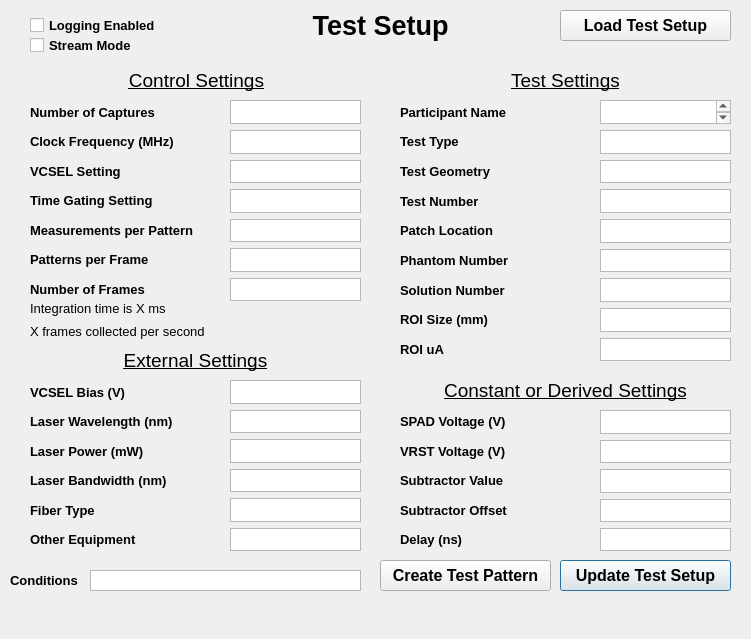
<?xml version="1.0" encoding="UTF-8"?>
<ui version="4.0">
 <class>Dialog</class>
 <widget class="QDialog" name="Dialog">
  <property name="windowModality">
   <enum>Qt::WindowModal</enum>
  </property>
  <property name="geometry">
   <rect>
    <x>0</x>
    <y>0</y>
    <width>751</width>
    <height>639</height>
   </rect>
  </property>
  <property name="windowTitle">
   <string>Dialog</string>
  </property>
  <widget class="QLabel" name="testSetupLabel">
   <property name="geometry">
    <rect>
     <x>30</x>
     <y>0</y>
     <width>701</width>
     <height>51</height>
    </rect>
   </property>
   <property name="font">
    <font>
     <pointsize>20</pointsize>
     <weight>75</weight>
     <bold>true</bold>
    </font>
   </property>
   <property name="text">
    <string>Test Setup</string>
   </property>
   <property name="alignment">
    <set>Qt::AlignCenter</set>
   </property>
  </widget>
  <widget class="QLabel" name="conditionsLabel">
   <property name="geometry">
    <rect>
     <x>10</x>
     <y>570</y>
     <width>151</width>
     <height>21</height>
    </rect>
   </property>
   <property name="font">
    <font>
     <pointsize>10</pointsize>
     <weight>75</weight>
     <bold>true</bold>
    </font>
   </property>
   <property name="text">
    <string>Conditions</string>
   </property>
  </widget>
  <widget class="QPlainTextEdit" name="conditionsTextEdit">
   <property name="geometry">
    <rect>
     <x>90</x>
     <y>570</y>
     <width>271</width>
     <height>21</height>
    </rect>
   </property>
   <property name="font">
    <font>
     <pointsize>10</pointsize>
    </font>
   </property>
   <property name="verticalScrollBarPolicy">
    <enum>Qt::ScrollBarAlwaysOff</enum>
   </property>
  </widget>
  <widget class="QLabel" name="controlSettingsLabel">
   <property name="geometry">
    <rect>
     <x>46</x>
     <y>70</y>
     <width>301</width>
     <height>21</height>
    </rect>
   </property>
   <property name="font">
    <font>
     <pointsize>14</pointsize>
     <underline>true</underline>
    </font>
   </property>
   <property name="text">
    <string>Control Settings</string>
   </property>
   <property name="alignment">
    <set>Qt::AlignCenter</set>
   </property>
  </widget>
  <widget class="QLabel" name="externalSettingsLabel">
   <property name="geometry">
    <rect>
     <x>40</x>
     <y>350</y>
     <width>311</width>
     <height>21</height>
    </rect>
   </property>
   <property name="font">
    <font>
     <pointsize>14</pointsize>
     <underline>true</underline>
    </font>
   </property>
   <property name="text">
    <string>External Settings</string>
   </property>
   <property name="alignment">
    <set>Qt::AlignCenter</set>
   </property>
  </widget>
  <widget class="QWidget" name="layoutWidget">
   <property name="geometry">
    <rect>
     <x>30</x>
     <y>380</y>
     <width>191</width>
     <height>171</height>
    </rect>
   </property>
   <layout class="QVBoxLayout" name="verticalLayout_3">
    <item>
     <widget class="QLabel" name="VCSELBiasLabel">
      <property name="font">
       <font>
        <pointsize>10</pointsize>
        <weight>75</weight>
        <bold>true</bold>
       </font>
      </property>
      <property name="frameShape">
       <enum>QFrame::NoFrame</enum>
      </property>
      <property name="text">
       <string>VCSEL Bias (V)</string>
      </property>
     </widget>
    </item>
    <item>
     <widget class="QLabel" name="laserWavelengthLabel">
      <property name="font">
       <font>
        <pointsize>10</pointsize>
        <weight>75</weight>
        <bold>true</bold>
       </font>
      </property>
      <property name="text">
       <string>Laser Wavelength (nm)</string>
      </property>
     </widget>
    </item>
    <item>
     <widget class="QLabel" name="laserPowerLabel">
      <property name="font">
       <font>
        <pointsize>10</pointsize>
        <weight>75</weight>
        <bold>true</bold>
       </font>
      </property>
      <property name="text">
       <string>Laser Power (mW)</string>
      </property>
     </widget>
    </item>
    <item>
     <widget class="QLabel" name="laserBandwidthLabel">
      <property name="font">
       <font>
        <pointsize>10</pointsize>
        <weight>75</weight>
        <bold>true</bold>
       </font>
      </property>
      <property name="text">
       <string>Laser Bandwidth (nm)</string>
      </property>
     </widget>
    </item>
    <item>
     <widget class="QLabel" name="fiberTypeLabel">
      <property name="font">
       <font>
        <pointsize>10</pointsize>
        <weight>75</weight>
        <bold>true</bold>
       </font>
      </property>
      <property name="text">
       <string>Fiber Type</string>
      </property>
     </widget>
    </item>
    <item>
     <widget class="QLabel" name="otherEquipmentLabel">
      <property name="font">
       <font>
        <pointsize>10</pointsize>
        <weight>75</weight>
        <bold>true</bold>
       </font>
      </property>
      <property name="text">
       <string>Other Equipment</string>
      </property>
     </widget>
    </item>
   </layout>
  </widget>
  <widget class="QWidget" name="layoutWidget_2">
   <property name="geometry">
    <rect>
     <x>230</x>
     <y>380</y>
     <width>131</width>
     <height>171</height>
    </rect>
   </property>
   <layout class="QVBoxLayout" name="verticalLayout_5">
    <item>
     <widget class="QPlainTextEdit" name="VCSELBiasTextEdit">
      <property name="font">
       <font>
        <pointsize>10</pointsize>
       </font>
      </property>
      <property name="verticalScrollBarPolicy">
       <enum>Qt::ScrollBarAlwaysOff</enum>
      </property>
     </widget>
    </item>
    <item>
     <widget class="QPlainTextEdit" name="laserWavelengthTextEdit">
      <property name="font">
       <font>
        <pointsize>10</pointsize>
       </font>
      </property>
      <property name="verticalScrollBarPolicy">
       <enum>Qt::ScrollBarAlwaysOff</enum>
      </property>
     </widget>
    </item>
    <item>
     <widget class="QPlainTextEdit" name="laserPowerTextEdit">
      <property name="font">
       <font>
        <pointsize>10</pointsize>
       </font>
      </property>
      <property name="verticalScrollBarPolicy">
       <enum>Qt::ScrollBarAlwaysOff</enum>
      </property>
     </widget>
    </item>
    <item>
     <widget class="QPlainTextEdit" name="laserBandwidthTextEdit">
      <property name="font">
       <font>
        <pointsize>10</pointsize>
       </font>
      </property>
      <property name="verticalScrollBarPolicy">
       <enum>Qt::ScrollBarAlwaysOff</enum>
      </property>
     </widget>
    </item>
    <item>
     <widget class="QPlainTextEdit" name="fiberTypeTextEdit">
      <property name="font">
       <font>
        <pointsize>10</pointsize>
       </font>
      </property>
      <property name="verticalScrollBarPolicy">
       <enum>Qt::ScrollBarAlwaysOff</enum>
      </property>
     </widget>
    </item>
    <item>
     <widget class="QPlainTextEdit" name="otherEquipmentTextEdit">
      <property name="font">
       <font>
        <pointsize>10</pointsize>
       </font>
      </property>
      <property name="verticalScrollBarPolicy">
       <enum>Qt::ScrollBarAlwaysOff</enum>
      </property>
     </widget>
    </item>
   </layout>
  </widget>
  <widget class="QLabel" name="testSettingsLabel">
   <property name="geometry">
    <rect>
     <x>410</x>
     <y>70</y>
     <width>311</width>
     <height>21</height>
    </rect>
   </property>
   <property name="font">
    <font>
     <pointsize>14</pointsize>
     <underline>true</underline>
    </font>
   </property>
   <property name="text">
    <string>Test Settings</string>
   </property>
   <property name="alignment">
    <set>Qt::AlignCenter</set>
   </property>
  </widget>
  <widget class="QWidget" name="layoutWidget_3">
   <property name="geometry">
    <rect>
     <x>400</x>
     <y>100</y>
     <width>191</width>
     <height>261</height>
    </rect>
   </property>
   <layout class="QVBoxLayout" name="verticalLayout_6">
    <item>
     <widget class="QLabel" name="participantNameLabel">
      <property name="font">
       <font>
        <pointsize>10</pointsize>
        <weight>75</weight>
        <bold>true</bold>
       </font>
      </property>
      <property name="frameShape">
       <enum>QFrame::NoFrame</enum>
      </property>
      <property name="text">
       <string>Participant Name</string>
      </property>
     </widget>
    </item>
    <item>
     <widget class="QLabel" name="testTypeLabel">
      <property name="font">
       <font>
        <pointsize>10</pointsize>
        <weight>75</weight>
        <bold>true</bold>
       </font>
      </property>
      <property name="text">
       <string>Test Type</string>
      </property>
     </widget>
    </item>
    <item>
     <widget class="QLabel" name="testGeometryLabel">
      <property name="font">
       <font>
        <pointsize>10</pointsize>
        <weight>75</weight>
        <bold>true</bold>
       </font>
      </property>
      <property name="text">
       <string>Test Geometry</string>
      </property>
     </widget>
    </item>
    <item>
     <widget class="QLabel" name="testNumberLabel">
      <property name="font">
       <font>
        <pointsize>10</pointsize>
        <weight>75</weight>
        <bold>true</bold>
       </font>
      </property>
      <property name="text">
       <string>Test Number</string>
      </property>
     </widget>
    </item>
    <item>
     <widget class="QLabel" name="patchLocationLabel">
      <property name="font">
       <font>
        <pointsize>10</pointsize>
        <weight>75</weight>
        <bold>true</bold>
       </font>
      </property>
      <property name="text">
       <string>Patch Location</string>
      </property>
     </widget>
    </item>
    <item>
     <widget class="QLabel" name="phantomLabel">
      <property name="font">
       <font>
        <pointsize>10</pointsize>
        <weight>75</weight>
        <bold>true</bold>
       </font>
      </property>
      <property name="text">
       <string>Phantom Number</string>
      </property>
     </widget>
    </item>
    <item>
     <widget class="QLabel" name="solutionLabel">
      <property name="font">
       <font>
        <pointsize>10</pointsize>
        <weight>75</weight>
        <bold>true</bold>
       </font>
      </property>
      <property name="text">
       <string>Solution Number</string>
      </property>
     </widget>
    </item>
    <item>
     <widget class="QLabel" name="ROISizeLabel">
      <property name="font">
       <font>
        <pointsize>10</pointsize>
        <weight>75</weight>
        <bold>true</bold>
       </font>
      </property>
      <property name="text">
       <string>ROI Size (mm)</string>
      </property>
     </widget>
    </item>
    <item>
     <widget class="QLabel" name="ROIuaLabel">
      <property name="font">
       <font>
        <pointsize>10</pointsize>
        <weight>75</weight>
        <bold>true</bold>
       </font>
      </property>
      <property name="text">
       <string>ROI uA</string>
      </property>
     </widget>
    </item>
   </layout>
  </widget>
  <widget class="QWidget" name="layoutWidget_4">
   <property name="geometry">
    <rect>
     <x>600</x>
     <y>100</y>
     <width>131</width>
     <height>261</height>
    </rect>
   </property>
   <layout class="QVBoxLayout" name="verticalLayout_7">
    <item>
     <widget class="QPlainTextEdit" name="participantNameTextEdit">
      <property name="sizePolicy">
       <sizepolicy hsizetype="Preferred" vsizetype="Preferred">
        <horstretch>0</horstretch>
        <verstretch>0</verstretch>
       </sizepolicy>
      </property>
     </widget>
    </item>
    <item>
     <widget class="QPlainTextEdit" name="testTypeTextEdit">
      <property name="sizePolicy">
       <sizepolicy hsizetype="Preferred" vsizetype="Preferred">
        <horstretch>0</horstretch>
        <verstretch>0</verstretch>
       </sizepolicy>
      </property>
      <property name="font">
       <font>
        <pointsize>10</pointsize>
       </font>
      </property>
      <property name="verticalScrollBarPolicy">
       <enum>Qt::ScrollBarAlwaysOff</enum>
      </property>
     </widget>
    </item>
    <item>
     <widget class="QPlainTextEdit" name="testGeometryTextEdit">
      <property name="sizePolicy">
       <sizepolicy hsizetype="Preferred" vsizetype="Preferred">
        <horstretch>0</horstretch>
        <verstretch>0</verstretch>
       </sizepolicy>
      </property>
      <property name="font">
       <font>
        <pointsize>10</pointsize>
       </font>
      </property>
      <property name="verticalScrollBarPolicy">
       <enum>Qt::ScrollBarAlwaysOff</enum>
      </property>
     </widget>
    </item>
    <item>
     <widget class="QPlainTextEdit" name="testNumberTextEdit">
      <property name="sizePolicy">
       <sizepolicy hsizetype="Preferred" vsizetype="Preferred">
        <horstretch>0</horstretch>
        <verstretch>0</verstretch>
       </sizepolicy>
      </property>
      <property name="font">
       <font>
        <pointsize>10</pointsize>
       </font>
      </property>
      <property name="verticalScrollBarPolicy">
       <enum>Qt::ScrollBarAlwaysOff</enum>
      </property>
     </widget>
    </item>
    <item>
     <widget class="QPlainTextEdit" name="patchLocationTextEdit">
      <property name="font">
       <font>
        <pointsize>10</pointsize>
       </font>
      </property>
      <property name="verticalScrollBarPolicy">
       <enum>Qt::ScrollBarAlwaysOff</enum>
      </property>
     </widget>
    </item>
    <item>
     <widget class="QPlainTextEdit" name="phantomTextEdit">
      <property name="sizePolicy">
       <sizepolicy hsizetype="Preferred" vsizetype="Preferred">
        <horstretch>0</horstretch>
        <verstretch>0</verstretch>
       </sizepolicy>
      </property>
      <property name="font">
       <font>
        <pointsize>10</pointsize>
       </font>
      </property>
      <property name="verticalScrollBarPolicy">
       <enum>Qt::ScrollBarAlwaysOff</enum>
      </property>
     </widget>
    </item>
    <item>
     <widget class="QPlainTextEdit" name="solutionTextEdit">
      <property name="sizePolicy">
       <sizepolicy hsizetype="Preferred" vsizetype="Preferred">
        <horstretch>0</horstretch>
        <verstretch>0</verstretch>
       </sizepolicy>
      </property>
      <property name="font">
       <font>
        <pointsize>10</pointsize>
       </font>
      </property>
      <property name="verticalScrollBarPolicy">
       <enum>Qt::ScrollBarAlwaysOff</enum>
      </property>
     </widget>
    </item>
    <item>
     <widget class="QPlainTextEdit" name="ROISizeTextEdit">
      <property name="sizePolicy">
       <sizepolicy hsizetype="Preferred" vsizetype="Preferred">
        <horstretch>0</horstretch>
        <verstretch>0</verstretch>
       </sizepolicy>
      </property>
      <property name="font">
       <font>
        <pointsize>10</pointsize>
       </font>
      </property>
      <property name="verticalScrollBarPolicy">
       <enum>Qt::ScrollBarAlwaysOff</enum>
      </property>
     </widget>
    </item>
    <item>
     <widget class="QPlainTextEdit" name="ROIuaTextEdit">
      <property name="sizePolicy">
       <sizepolicy hsizetype="Preferred" vsizetype="Preferred">
        <horstretch>0</horstretch>
        <verstretch>0</verstretch>
       </sizepolicy>
      </property>
      <property name="font">
       <font>
        <pointsize>10</pointsize>
       </font>
      </property>
      <property name="verticalScrollBarPolicy">
       <enum>Qt::ScrollBarAlwaysOff</enum>
      </property>
     </widget>
    </item>
   </layout>
  </widget>
  <widget class="QLabel" name="derivedSettingsLabel">
   <property name="geometry">
    <rect>
     <x>410</x>
     <y>380</y>
     <width>311</width>
     <height>21</height>
    </rect>
   </property>
   <property name="font">
    <font>
     <pointsize>14</pointsize>
     <underline>true</underline>
    </font>
   </property>
   <property name="text">
    <string>Constant or Derived Settings</string>
   </property>
   <property name="alignment">
    <set>Qt::AlignCenter</set>
   </property>
  </widget>
  <widget class="QWidget" name="layoutWidget_5">
   <property name="geometry">
    <rect>
     <x>600</x>
     <y>410</y>
     <width>131</width>
     <height>141</height>
    </rect>
   </property>
   <layout class="QVBoxLayout" name="verticalLayout_8">
    <item>
     <widget class="QPlainTextEdit" name="SPADVoltageTextEdit">
      <property name="font">
       <font>
        <pointsize>10</pointsize>
       </font>
      </property>
      <property name="verticalScrollBarPolicy">
       <enum>Qt::ScrollBarAlwaysOff</enum>
      </property>
     </widget>
    </item>
    <item>
     <widget class="QPlainTextEdit" name="VRSTVoltageTextEdit">
      <property name="font">
       <font>
        <pointsize>10</pointsize>
       </font>
      </property>
      <property name="verticalScrollBarPolicy">
       <enum>Qt::ScrollBarAlwaysOff</enum>
      </property>
     </widget>
    </item>
    <item>
     <widget class="QPlainTextEdit" name="SubtractorValueTextEdit">
      <property name="enabled">
       <bool>true</bool>
      </property>
      <property name="font">
       <font>
        <pointsize>10</pointsize>
       </font>
      </property>
      <property name="verticalScrollBarPolicy">
       <enum>Qt::ScrollBarAlwaysOff</enum>
      </property>
      <property name="readOnly">
       <bool>true</bool>
      </property>
     </widget>
    </item>
    <item>
     <widget class="QPlainTextEdit" name="subtractorOffsetTextEdit">
      <property name="font">
       <font>
        <pointsize>10</pointsize>
       </font>
      </property>
      <property name="verticalScrollBarPolicy">
       <enum>Qt::ScrollBarAlwaysOff</enum>
      </property>
      <property name="readOnly">
       <bool>false</bool>
      </property>
     </widget>
    </item>
    <item>
     <widget class="QPlainTextEdit" name="delayTextEdit">
      <property name="font">
       <font>
        <pointsize>10</pointsize>
       </font>
      </property>
      <property name="verticalScrollBarPolicy">
       <enum>Qt::ScrollBarAlwaysOff</enum>
      </property>
      <property name="readOnly">
       <bool>true</bool>
      </property>
     </widget>
    </item>
   </layout>
  </widget>
  <widget class="QWidget" name="layoutWidget_6">
   <property name="geometry">
    <rect>
     <x>400</x>
     <y>410</y>
     <width>191</width>
     <height>141</height>
    </rect>
   </property>
   <layout class="QVBoxLayout" name="verticalLayout_9">
    <item>
     <widget class="QLabel" name="SPADVoltageLabel">
      <property name="font">
       <font>
        <pointsize>10</pointsize>
        <weight>75</weight>
        <bold>true</bold>
       </font>
      </property>
      <property name="frameShape">
       <enum>QFrame::NoFrame</enum>
      </property>
      <property name="text">
       <string>SPAD Voltage (V)</string>
      </property>
     </widget>
    </item>
    <item>
     <widget class="QLabel" name="VRSTVoltageLabel">
      <property name="font">
       <font>
        <pointsize>10</pointsize>
        <weight>75</weight>
        <bold>true</bold>
       </font>
      </property>
      <property name="text">
       <string>VRST Voltage (V)</string>
      </property>
     </widget>
    </item>
    <item>
     <widget class="QLabel" name="subtractorValueLabel">
      <property name="font">
       <font>
        <pointsize>10</pointsize>
        <weight>75</weight>
        <bold>true</bold>
       </font>
      </property>
      <property name="text">
       <string>Subtractor Value</string>
      </property>
     </widget>
    </item>
    <item>
     <widget class="QLabel" name="subtractorOffsetLabel">
      <property name="font">
       <font>
        <pointsize>10</pointsize>
        <weight>75</weight>
        <bold>true</bold>
       </font>
      </property>
      <property name="text">
       <string>Subtractor Offset</string>
      </property>
     </widget>
    </item>
    <item>
     <widget class="QLabel" name="delayLabel">
      <property name="font">
       <font>
        <pointsize>10</pointsize>
        <weight>75</weight>
        <bold>true</bold>
       </font>
      </property>
      <property name="text">
       <string>Delay (ns)</string>
      </property>
     </widget>
    </item>
   </layout>
  </widget>
  <widget class="QPushButton" name="updateTestSetupButton">
   <property name="geometry">
    <rect>
     <x>560</x>
     <y>560</y>
     <width>171</width>
     <height>31</height>
    </rect>
   </property>
   <property name="font">
    <font>
     <pointsize>12</pointsize>
     <weight>75</weight>
     <bold>true</bold>
    </font>
   </property>
   <property name="text">
    <string>Update Test Setup</string>
   </property>
  </widget>
  <widget class="QPushButton" name="createTestPatternButton">
   <property name="geometry">
    <rect>
     <x>380</x>
     <y>560</y>
     <width>171</width>
     <height>31</height>
    </rect>
   </property>
   <property name="font">
    <font>
     <pointsize>12</pointsize>
     <weight>75</weight>
     <bold>true</bold>
    </font>
   </property>
   <property name="text">
    <string>Create Test Pattern</string>
   </property>
  </widget>
  <widget class="QWidget" name="layoutWidget">
   <property name="geometry">
    <rect>
     <x>30</x>
     <y>100</y>
     <width>191</width>
     <height>201</height>
    </rect>
   </property>
   <layout class="QVBoxLayout" name="verticalLayout">
    <item>
     <widget class="QLabel" name="capturesLabel">
      <property name="font">
       <font>
        <pointsize>10</pointsize>
        <weight>75</weight>
        <bold>true</bold>
       </font>
      </property>
      <property name="frameShape">
       <enum>QFrame::NoFrame</enum>
      </property>
      <property name="text">
       <string>Number of Captures</string>
      </property>
     </widget>
    </item>
    <item>
     <widget class="QLabel" name="clkFreqLabel">
      <property name="font">
       <font>
        <pointsize>10</pointsize>
        <weight>75</weight>
        <bold>true</bold>
       </font>
      </property>
      <property name="text">
       <string>Clock Frequency (MHz)</string>
      </property>
     </widget>
    </item>
    <item>
     <widget class="QLabel" name="vcselSettingLabel">
      <property name="font">
       <font>
        <pointsize>10</pointsize>
        <weight>75</weight>
        <bold>true</bold>
       </font>
      </property>
      <property name="text">
       <string>VCSEL Setting</string>
      </property>
     </widget>
    </item>
    <item>
     <widget class="QLabel" name="timeGateLabel">
      <property name="font">
       <font>
        <pointsize>10</pointsize>
        <weight>75</weight>
        <bold>true</bold>
       </font>
      </property>
      <property name="text">
       <string>Time Gating Setting</string>
      </property>
     </widget>
    </item>
    <item>
     <widget class="QLabel" name="measPerPattLabel">
      <property name="font">
       <font>
        <pointsize>10</pointsize>
        <weight>75</weight>
        <bold>true</bold>
       </font>
      </property>
      <property name="text">
       <string>Measurements per Pattern</string>
      </property>
     </widget>
    </item>
    <item>
     <widget class="QLabel" name="pattPerFrameLabel">
      <property name="font">
       <font>
        <pointsize>10</pointsize>
        <weight>75</weight>
        <bold>true</bold>
       </font>
      </property>
      <property name="text">
       <string>Patterns per Frame</string>
      </property>
     </widget>
    </item>
    <item>
     <widget class="QLabel" name="numberOfFramesLabel">
      <property name="font">
       <font>
        <pointsize>10</pointsize>
        <weight>75</weight>
        <bold>true</bold>
       </font>
      </property>
      <property name="text">
       <string>Number of Frames</string>
      </property>
     </widget>
    </item>
   </layout>
  </widget>
  <widget class="QWidget" name="layoutWidget">
   <property name="geometry">
    <rect>
     <x>230</x>
     <y>100</y>
     <width>131</width>
     <height>201</height>
    </rect>
   </property>
   <layout class="QVBoxLayout" name="verticalLayout_2">
    <item>
     <widget class="QPlainTextEdit" name="capturesTextEdit">
      <property name="font">
       <font>
        <pointsize>10</pointsize>
       </font>
      </property>
      <property name="verticalScrollBarPolicy">
       <enum>Qt::ScrollBarAlwaysOff</enum>
      </property>
     </widget>
    </item>
    <item>
     <widget class="QPlainTextEdit" name="clkFreqTextEdit">
      <property name="font">
       <font>
        <pointsize>10</pointsize>
       </font>
      </property>
      <property name="verticalScrollBarPolicy">
       <enum>Qt::ScrollBarAlwaysOff</enum>
      </property>
     </widget>
    </item>
    <item>
     <widget class="QPlainTextEdit" name="VCSELSettingTextEdit">
      <property name="font">
       <font>
        <pointsize>10</pointsize>
       </font>
      </property>
      <property name="verticalScrollBarPolicy">
       <enum>Qt::ScrollBarAlwaysOff</enum>
      </property>
     </widget>
    </item>
    <item>
     <widget class="QPlainTextEdit" name="timeGateTextEdit">
      <property name="font">
       <font>
        <pointsize>10</pointsize>
       </font>
      </property>
      <property name="verticalScrollBarPolicy">
       <enum>Qt::ScrollBarAlwaysOff</enum>
      </property>
     </widget>
    </item>
    <item>
     <widget class="QPlainTextEdit" name="measPerPattTextEdit">
      <property name="font">
       <font>
        <pointsize>10</pointsize>
       </font>
      </property>
      <property name="verticalScrollBarPolicy">
       <enum>Qt::ScrollBarAlwaysOff</enum>
      </property>
     </widget>
    </item>
    <item>
     <widget class="QPlainTextEdit" name="pattPerFrameTextEdit">
      <property name="font">
       <font>
        <pointsize>10</pointsize>
       </font>
      </property>
      <property name="verticalScrollBarPolicy">
       <enum>Qt::ScrollBarAlwaysOff</enum>
      </property>
     </widget>
    </item>
    <item>
     <widget class="QPlainTextEdit" name="numberOfFramesTextEdit">
      <property name="font">
       <font>
        <pointsize>10</pointsize>
       </font>
      </property>
      <property name="verticalScrollBarPolicy">
       <enum>Qt::ScrollBarAlwaysOff</enum>
      </property>
     </widget>
    </item>
   </layout>
  </widget>
  <widget class="QPushButton" name="loadTestSetupButton">
   <property name="geometry">
    <rect>
     <x>560</x>
     <y>10</y>
     <width>171</width>
     <height>31</height>
    </rect>
   </property>
   <property name="font">
    <font>
     <pointsize>12</pointsize>
     <weight>75</weight>
     <bold>true</bold>
    </font>
   </property>
   <property name="text">
    <string>Load Test Setup</string>
   </property>
  </widget>
  <widget class="QWidget" name="layoutWidget">
   <property name="geometry">
    <rect>
     <x>30</x>
     <y>300</y>
     <width>331</width>
     <height>40</height>
    </rect>
   </property>
   <layout class="QVBoxLayout" name="verticalLayout_4">
    <item>
     <widget class="QLabel" name="integrationTimeLabel">
      <property name="enabled">
       <bool>true</bool>
      </property>
      <property name="font">
       <font>
        <pointsize>10</pointsize>
        <weight>50</weight>
        <bold>false</bold>
       </font>
      </property>
      <property name="text">
       <string>Integration time is X ms</string>
      </property>
     </widget>
    </item>
    <item>
     <widget class="QLabel" name="framesPerSecondLabel">
      <property name="enabled">
       <bool>true</bool>
      </property>
      <property name="font">
       <font>
        <pointsize>10</pointsize>
        <weight>50</weight>
        <bold>false</bold>
       </font>
      </property>
      <property name="text">
       <string>X frames collected per second</string>
      </property>
     </widget>
    </item>
   </layout>
  </widget>
  <widget class="QCheckBox" name="loggingEnabledCheckBox">
   <property name="geometry">
    <rect>
     <x>30</x>
     <y>10</y>
     <width>131</width>
     <height>31</height>
    </rect>
   </property>
   <property name="font">
    <font>
     <pointsize>10</pointsize>
     <weight>75</weight>
     <bold>true</bold>
    </font>
   </property>
   <property name="text">
    <string>Logging Enabled</string>
   </property>
  </widget>
  <widget class="QCheckBox" name="streamModeCheckBox">
   <property name="geometry">
    <rect>
     <x>30</x>
     <y>30</y>
     <width>131</width>
     <height>31</height>
    </rect>
   </property>
   <property name="font">
    <font>
     <pointsize>10</pointsize>
     <weight>75</weight>
     <bold>true</bold>
    </font>
   </property>
   <property name="text">
    <string>Stream Mode</string>
   </property>
  </widget>
 </widget>
 <resources/>
 <connections/>
</ui>
